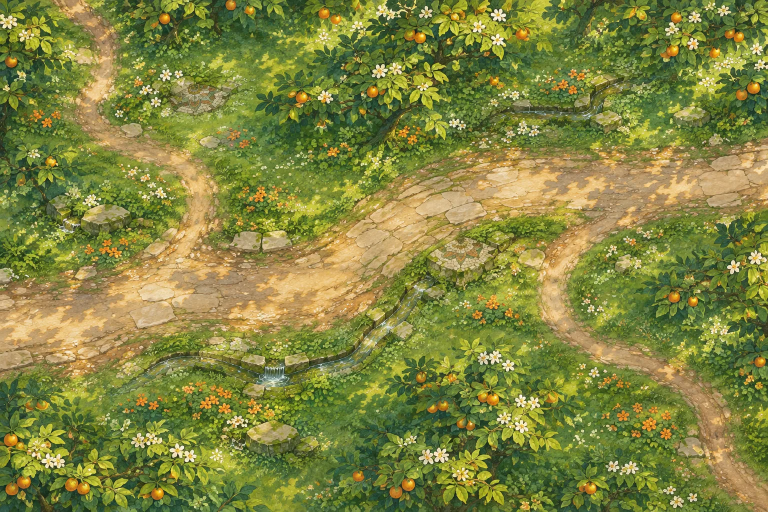
#> input picture orchard-survival/art/orchard-floor.webp, 1536 x 1024 px (shown at 1/2 size)
$ python build-orchard-ground.py
#> lines starting #> are read from the running program, lines starting #| are printed output that depends on the picture
"""Reassemble the battle clearing using the original painted paths and grass."""
from pathlib import Path
import numpy as np
from PIL import Image, ImageDraw, ImageFilter, ImageOps

art = Path(__file__).resolve().parents[1] / "orchard-survival" / "art"
original = Image.open(art/"orchard-floor.webp").convert("RGB")
#> original is the input picture: PIL image 1536x1024 RGB; mean R, G, B 130.1, 133.3, 64
w,h = original.size
#> w = 1536; h = 1024
def at(point):
    return tuple(round(v*s/n) for v,s,n in zip(point,(w,h),(520,347)))

# The three paths follow the paving in the source painting. A feathered margin
# retains its existing stonework while opening continuous lawns between groves.
paths = [
    ([(0,214),(65,199),(120,183),(166,189),(208,183),(246,158),(282,135),(337,118),(417,120),(520,109)],37),
    ([(56,-6),(71,24),(68,56),(72,83),(112,103),(129,124),(133,146),(118,175)],14),
    ([(393,130),(374,156),(365,191),(380,218),(419,240),(450,252),(478,280),(497,319),(515,349)],15)]
road=Image.new("L",(w,h))
#> road: PIL image 1536x1024 L; every value is 0
draw=ImageDraw.Draw(road)
for points,width in paths:
    draw.line([at(p) for p in points],fill=255,width=round(width*w/520),joint="curve")
road=np.asarray(road.filter(ImageFilter.GaussianBlur(w*.009)),dtype=float)/255
#> road: shape (1024, 1536) float64
yy,xx=np.mgrid[:h,:w]
u,v=xx/w,yy/h
edge=np.minimum(np.minimum(u,1-u),np.minimum(v,1-v))
rim=np.clip(1-edge/.115,0,1)**2
# Keep a handful of original orchard beds as landmarks instead of filling the
# entire field with fruit and flowers at the same contrast as the monsters.
beds=np.zeros_like(road)
for cx,cy,rx,ry in [(.12,.25,.11,.12),(.59,.07,.15,.13),(.86,.56,.115,.16),(.28,.90,.15,.15),(.56,.74,.09,.115)]:
    beds=np.maximum(beds,np.clip(1-((u-cx)/rx)**2-((v-cy)/ry)**2,0,1)**.82)
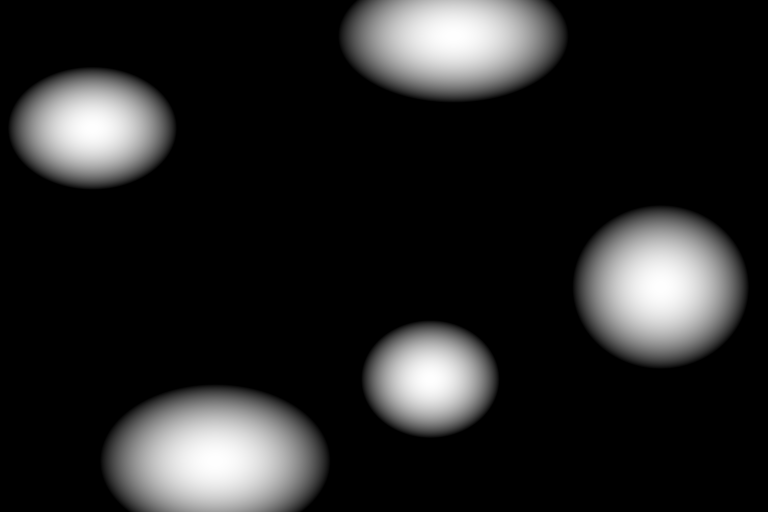
#> beds: shape (1024, 1536) float64 (shown at 1/2 size); min 0, max 1, mean 0.139
keep=np.maximum(road*.95,np.maximum(rim*.72,beds*.83))
rgb=np.asarray(original,dtype=float)
tone=np.asarray(original.filter(ImageFilter.GaussianBlur(w*.026)),dtype=float)
light=tone@np.array([.299,.587,.114])
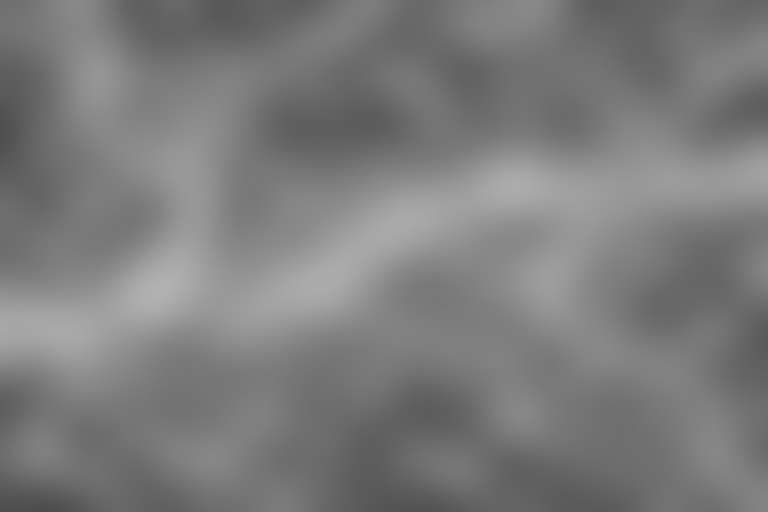
#> light: shape (1024, 1536) float64 (shown at 1/2 size); min 76.61, max 178, mean 124.2
# Mirror small swatches of brushwork across tile edges and mix at two scales.
def brush(box,factor):
#> called with box = (332, 248, 356, 266), factor = 1.23
    stamp=ImageOps.grayscale(original.crop((*at(box[:2]),*at(box[2:]))))
    stamp=stamp.resize((round(stamp.width*factor),round(stamp.height*factor)),Image.Resampling.BICUBIC)
#> stamp: PIL image 87x65 L
    patch=np.asarray(stamp,dtype=float)-np.asarray(stamp.filter(ImageFilter.GaussianBlur(4)),dtype=float)
    patch=np.clip(patch,-18,18)
    patch=np.concatenate([patch,patch[:,::-1]],axis=1)
#> patch: shape (65, 174) float64
    patch=np.concatenate([patch,patch[::-1,:]],axis=0)
#> patch: shape (130, 174) float64
    dx=14*np.sin(yy/43)+17*np.sin((xx+yy)/115)
    dy=12*np.sin(xx/41)-19*np.cos((xx-yy)/97)
    return patch[(yy+dy).astype(int)%patch.shape[0],(xx+dx).astype(int)%patch.shape[1]]
grain=brush((332,248,356,266),1.23)*.37+brush((89,229,110,247),1.79)*.21
#> call 2 of brush, with box = (89, 229, 110, 247), factor = 1.79
#> in brush (call 2), `stamp=stamp.resize((round(stamp.width*factor),round(stamp.height*facto..`:
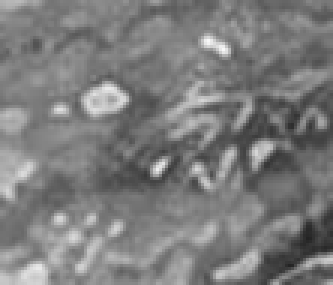
#> stamp: PIL image 111x95 L (shown 3 times larger); min 35, max 248, mean 124.1
#> in brush (call 2), `patch=np.concatenate([patch,patch[::-1,:]],axis=0)`:
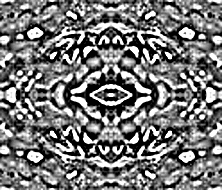
#> patch: shape (190, 222) float64; min -18, max 18, mean -1.28; drawn with min black and max white
#> in brush (call 2), `return patch[(yy+dy).astype(int)%patch.shape[0],(xx+dx).astype(int)%pa..`:
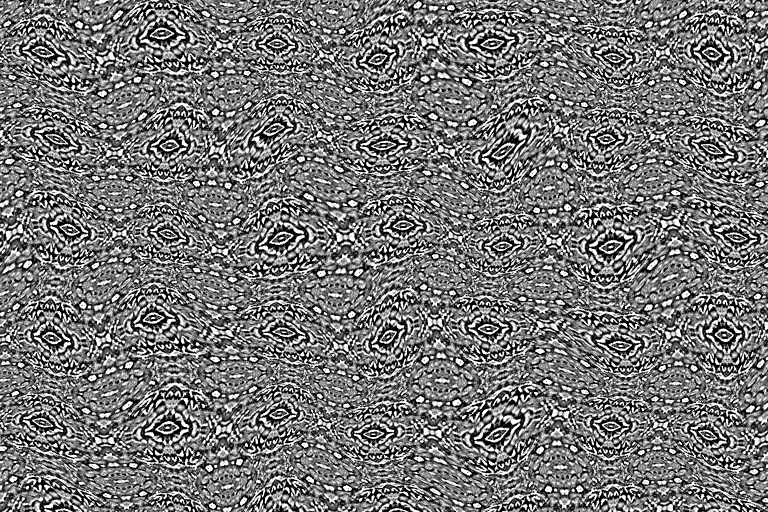
#> returned value: shape (1024, 1536) float64 (shown at 1/2 size); min -18, max 18, mean -1.29; drawn with min black and max white
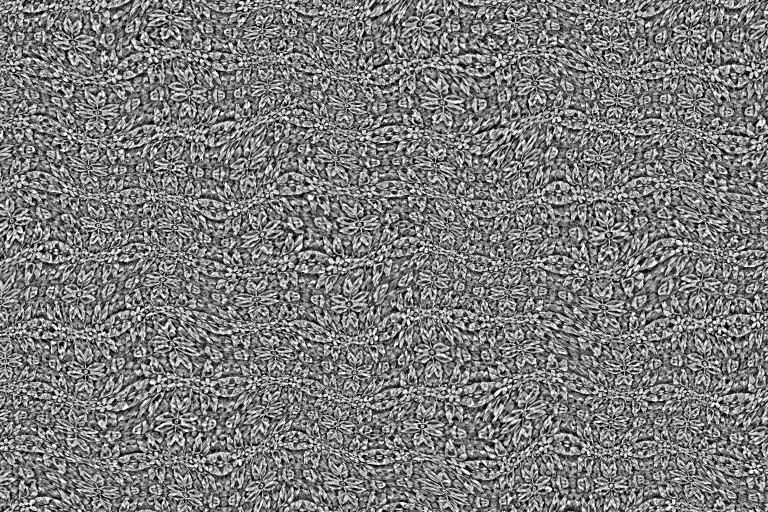
#> grain: shape (1024, 1536) float64 (shown at 1/2 size); min -10.44, max 10.44, mean -0.301; drawn with min black and max white
grass=np.array([135,151,90])+(light[...,None]-109)*np.array([.58,.55,.40])+grain[...,None]
# Retain long brush strokes and minor contours while softening bright specks.
medium=np.asarray(original.filter(ImageFilter.GaussianBlur(3)),dtype=float)
grass+=(medium-tone)*.11
source=rgb*.85+tone*.15
paint=grass*(1-keep[...,None])+source*keep[...,None]
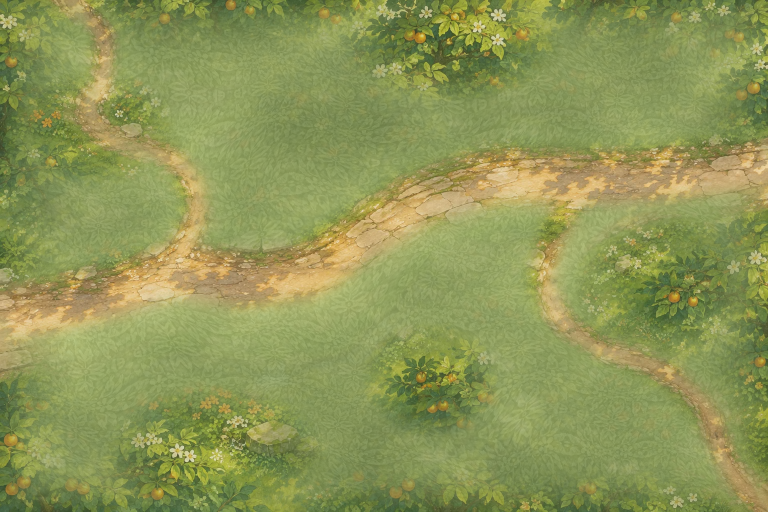
#> paint: shape (1024, 1536, 3) float64 (shown at 1/2 size); mean of channels 0, 1, 2 141.9, 151, 87; drawn as R, G, B
Image.fromarray(np.uint8(np.clip(paint,0,255))).save(art/"orchard-meadow.webp",quality=88,method=6)
